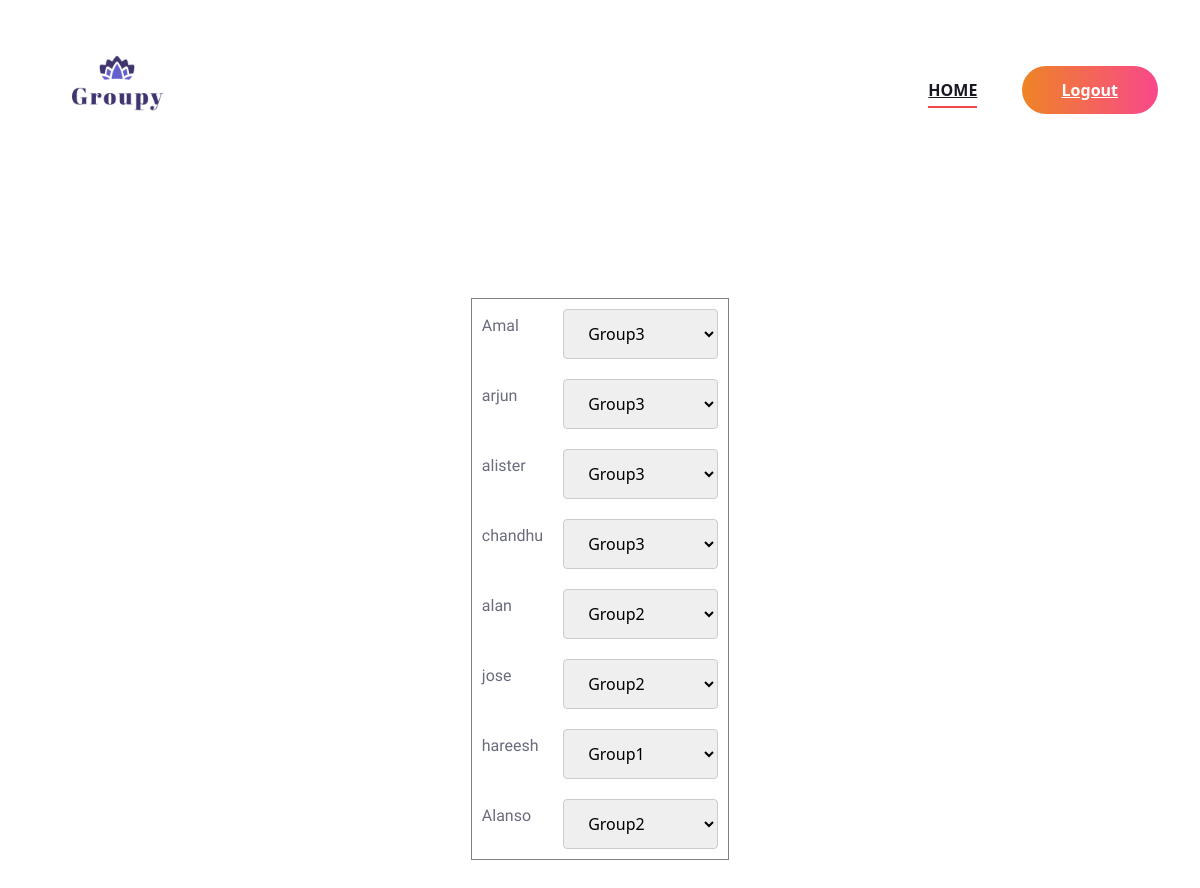
The app's page /Org/mannual/11, older data.
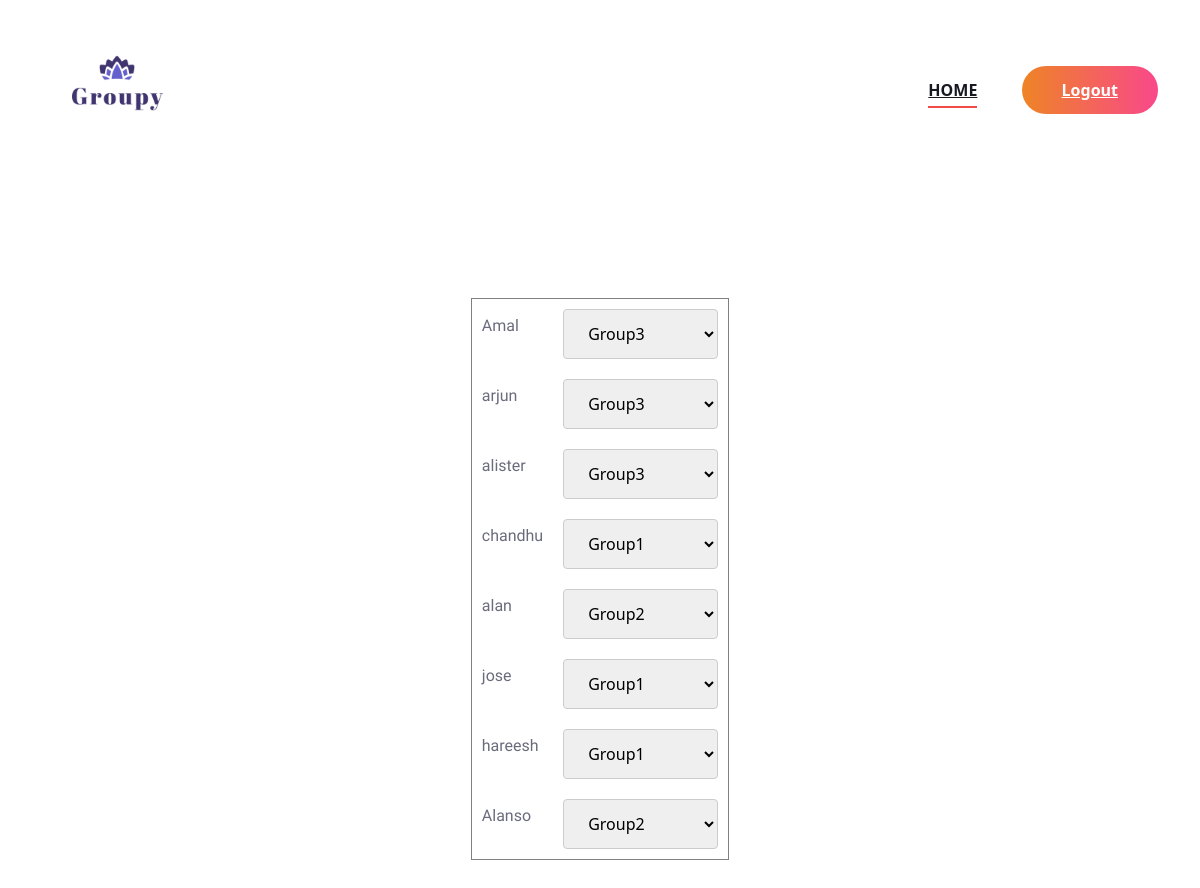
The same page, newer data.
### Guest/models.py (models this page shows)
class ParticipateUser(models.Model):
    user=models.CharField(max_length=50)
    events=models.ForeignKey(Event,on_delete=models.CASCADE)
    rooms=models.TextField(max_length=50,default="")
    new_rooms = models.TextField(max_length=50, default="")
    is_ignored = models.BooleanField(default=False)

### Organizer/models.py (models this page shows)
class Room(models.Model):
    events=models.ForeignKey(Event,on_delete=models.CASCADE)
    number=models.CharField(max_length=50)
    capacity=models.IntegerField(default=0)

### Organizer/views.py (the view)
# urls.py: path('mannual/<int:pk>', views.manuualy,name="manuualy"),
def manuualy(request,pk):
    event=Event.objects.get(id=pk)
    participants = ParticipateUser.objects.filter(events=event)
    rooms=Room.objects.filter(events=event)
    print(rooms)
    if request.method == 'POST':
        for participant in participants:
            room_name = request.POST.get('room_' + str(participant.id))
            print(room_name)
            roomObj=Room.objects.get(id=room_name)
            roomNumber=roomObj.number
            print(roomNumber)
            if roomNumber:
                participant.new_rooms = roomNumber
                participant.save()
        return redirect('org:home')
    else:
        return render(request,"Organizer/Manually.html",{'users_data':participants,'room':rooms})

### Organizer/templates/Organizer/Manually.html (shortened to what this page needs)
{% extends 'Organizer/Head.html'%}
{% load static %}
{% block content %}
<br><br><br><br>
<!DOCTYPE html>
<html lang="en">
<head>
    <link href="https://cdn.jsdelivr.net/npm/bootstrap@5.3.0/dist/css/bootstrap.min.css" rel="stylesheet">
</head>
<body>
    <form action="" method="post">
        <table border="1" align="center" cellpadding="10"  >
            {% for user_data in users_data %}
            <tr>
                <td>
                    <p>{{ user_data.user }}</p>
                </td>
                <td>
                    <select id="room_{{ user_data.id }}" name="room_{{ user_data.id }}"  onchange="onSelectChange(this.value, '{{ user_data.id }}')">
                        {% for room in room %}
                        <option value="{{ room.id }}" {% if user_data.new_rooms == room.number %}selected {% endif %}>
                            {{ room.number }}
                        </option>
                        {% endfor %}
                    </select>
                </td>
            </tr>
            {% endfor %}
        </table>
    </form>
</body>
</html>
<br><br><br><br><br><br><br><br><br><br><br><br><br><br><br><br><br><br><br><br><br>
{% endblock content %}

Row changes from the older to the newer data that the page shows:
changed ParticipateUser "chandhu": new_rooms+id "Group3" → "Group1"
changed ParticipateUser "jose": new_rooms+id "Group2" → "Group1"
